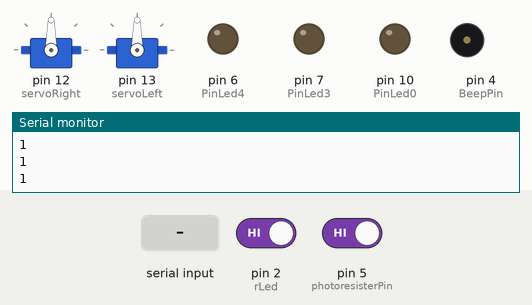
Simulated run of this sketch. Board: Arduino Uno, built with avr-gcc and run on an emulated ATmega328P. Parts: 2 × servo, output pins drawn as LEDs (lit = HIGH), buzzer (waves = sounding), the last lines printed to the serial monitor. The test bench sets the inputs (shaded band); at power-on: pin 5 (photoresisterPin) HIGH, pin 2 (rLed) HIGH.

Above: at 1.2 s.
1.3 s: "B" received over the second serial link
At 2.4 s:
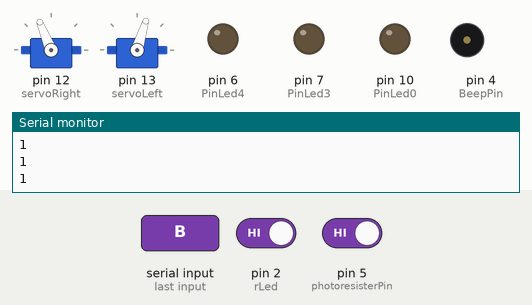
2.8 s: "F" received over the second serial link
At 3.6 s:
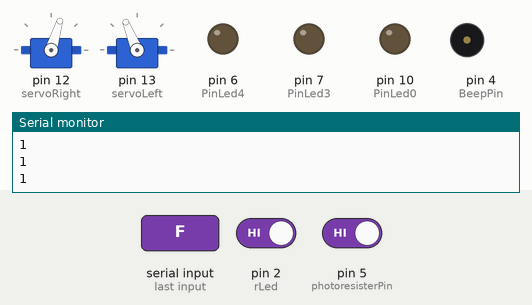
4.3 s: pin 5 (photoresisterPin) driven LOW
At 4.8 s:
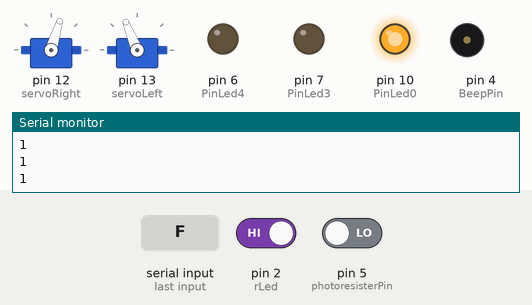
5.8 s: pin 2 (rLed) driven LOW
At 7.1 s:
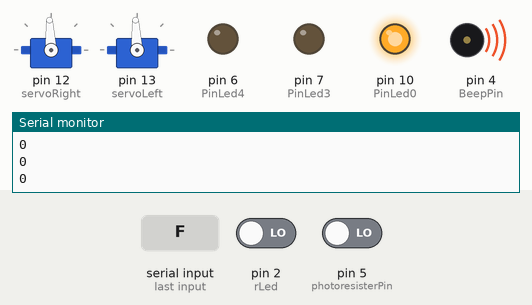
7.4 s: "L" received over the second serial link
At 8.7 s:
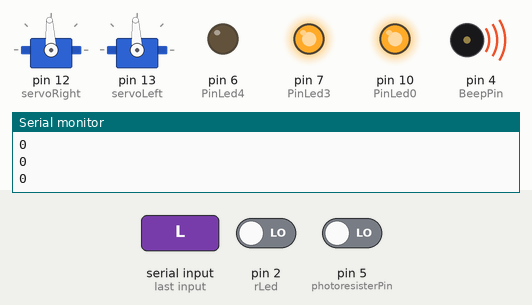
9.0 s: "R" received over the second serial link
At 10.0 s:
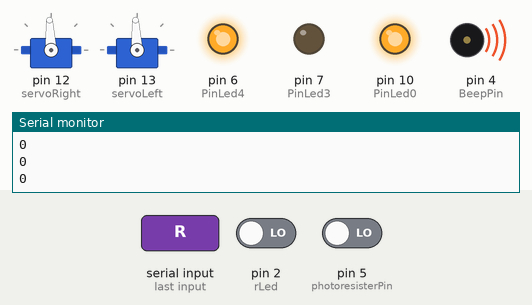
Timing chart, 0 to 11.6 s (numbered marks = the images above; inputs shaded):
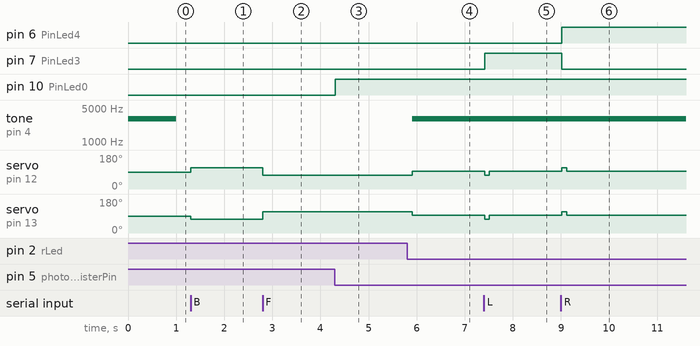

The sketch:

Car_arduino.ino
```cpp
#include<Servo.h>               //引用Servo Libary
#include <SoftwareSerial.h>     //引用藍芽相關 Libary
Servo servoRight;               //定義伺服馬達右邊輪子
Servo servoLeft;                //定義伺服馬達左邊輪子
SoftwareSerial BT(8, 9);        //接收腳(RX), 傳送腳(TX)
char val;                       //設定字元，用於接收資料的變數
int PinLed0=10;                 //設定前LED腳位
int PinLed3=7;                  //設定左後LED腳位
int PinLed4=6;                  //設定右後LED腳位
int photoresisterPin=5;         //設定光敏電阻腳位
int light_on;					//光敏電阻控制LED
int light_press=1;				//開關LED
int rLed=2;						//設定紅外線腳位
int BeepPin=4;                  //設定蜂鳴器腳位


void setup()
{
  servoRight.attach(12);            //右輪連結servo的12腳
  servoLeft.attach(13);             //左輪連結servo的13腳
  Serial.begin(9600);               //設定鮑率為9600
  BT.begin(9600);                  	//設定藍牙模組的連線速率
  pinMode(PinLed0,OUTPUT);         	//設定前LED輸出腳位
  pinMode(PinLed3,OUTPUT);         	//設定左後LED輸出腳位
  pinMode(PinLed4,OUTPUT);         	//設定右後LED輸出腳位
  pinMode(photoresisterPin,INPUT); 	//設定光敏電阻
  pinMode(2,INPUT);                	//設定redLED
  pinMode(4,OUTPUT);               	//設定蜂鳴器
  tone(BeepPin,3000,1000);         	//tone(腳位,頻率,時間)
}

void loop()
  {
    //LED
    light_on = digitalRead(photoresisterPin);	//由光敏電阻感測是否開燈

    if (light_press==1)
      {
      if(light_on==0)                   //前方LED燈開
        digitalWrite(PinLed0,HIGH);
      else if(light_on==1)              //前方LED燈關
           digitalWrite(PinLed0,LOW);
      }
    else
      digitalWrite(PinLed0,HIGH);

    //紅外線感應
    int irLed = digitalRead(rLed);	//紅外線感應偵測到物體會輸出0，
    Serial.println(irLed);			//未偵測到物體會輸出1
    delay(100);
    //蜂鳴器
    if (irLed==0)			  //當紅外線感應器輸出值為0時，代表接近物體，
    {						  //因此使蜂鳴器發出聲音
      tone(BeepPin,3000,500);
      bestop();
    }
    //偵測到藍芽
    if (BT.available())
    {
      val = BT.read();        //讀取藍芽的值
      Serial.println(val);    //顯示藍芽的值

		//控制車子方向
		if(val=='B')				//前進
		{
		  Serial.println("Forward");	//在模擬時顯示出"Forward"字串
		  forward();
		}
		else if(val=='F')			//後退
		{
		  Serial.println("Backward");	//在模擬時顯示出"Backward"字串
		  backWard();
		}
		else if(val=='L')			//左前轉
		{
		  Serial.println("Left");		//在模擬時顯示出"Left"字串
		  turnLeft();
		  digitalWrite(PinLed3,HIGH);	//使左後LED亮
		  digitalWrite(PinLed4,LOW);	//使右後LED暗
		}
		else if(val=='R')			//右前轉
		{
		  Serial.println("Right");		//在模擬時顯示出"Right"字串
		  turnRight();
		  digitalWrite(PinLed3,LOW);	//使左後LED暗
		  digitalWrite(PinLed4,HIGH);	//使右後LED亮
		}
		else if(val=='I')			//原地右轉
		{
		  Serial.println("RightUp");	//在模擬時顯示出"RightUp"字串
		  turnRightUp();
		  digitalWrite(PinLed3,LOW);	//使左後LED暗
		  digitalWrite(PinLed4,HIGH);	//使右後LED亮
		}
		else if(val=='G')			//原地左轉
		{
		  Serial.println("LeftUp");		//在模擬時顯示出"LeftUp"字串
		  turnLeftUp();
		  digitalWrite(PinLed3,HIGH);	//使左後LED亮
		  digitalWrite(PinLed4,LOW);	//使右後LED暗
		}
		else if(val=='J')			//右後轉
		{
		  Serial.println("RightDown");	//在模擬時顯示出"RightDown"字串
		  turnRightDown();
		}
		else if(val=='H')			//左後轉
		{
		  Serial.println("LeftDown");	//在模擬時顯示出"LeftDown"字串
		  turnLeftDown();
		}
		else						//停止
		{
		  bestop();
		  digitalWrite(PinLed3,LOW);
		  digitalWrite(PinLed4,LOW);
		}
    }
  }
//紅外線
int irDetect(int irLedPin,int irReceiverPin,long frequency)
{
  tone(irLedPin,frequency,8);
  delay(10);
  int ir=digitalRead(irReceiverPin);
  delay(10);
  return ir;
}
//方向	透過給予不同頻率使輪子轉動方向、速度不同
int forward(){                          //前進
  servoRight.writeMicroseconds(1700);
  servoLeft.writeMicroseconds(1300);
}
int turnLeft(){                         //左
  servoRight.writeMicroseconds(1300);
  servoLeft.writeMicroseconds(1300);
}
int turnLeftUp(){                       //左上
  servoRight.writeMicroseconds(1500);
  servoLeft.writeMicroseconds(1300);
}
int turnLeftDown(){                     //左下
  servoRight.writeMicroseconds(1500);
  servoLeft.writeMicroseconds(1700);
}
int turnRight(){                        //右
  servoRight.writeMicroseconds(1700);
  servoLeft.writeMicroseconds(1700);
}
int turnRightUp(){                      //右上
  servoRight.writeMicroseconds(1700);
  servoLeft.writeMicroseconds(1500);
}
int turnRightDown(){                    //右下
  servoRight.writeMicroseconds(1300);
  servoLeft.writeMicroseconds(1500);
}
int backWard(){                         //後退
  servoRight.writeMicroseconds(1300);
  servoLeft.writeMicroseconds(1700);
}
int bestop(){                           //停止
  servoRight.writeMicroseconds(1500);
  servoLeft.writeMicroseconds(1500);
}
```

Measured:
- after the input at 1.3 s, servo on pin 12 (servoRight): 90° → 112° at once; servo on pin 13 (servoLeft): 90° → 73° at once
- after the input at 2.8 s, servo on pin 12 (servoRight): 112° → 73° at once; servo on pin 13 (servoLeft): 73° → 112° at once
- after the input at 4.3 s, pin 10 (PinLed0): LOW → HIGH at once
- after the input at 5.8 s, tone on pin 4 (BeepPin): silent → 3000 Hz after 0.11 s; servo on pin 12 (servoRight): 73° → 93° after 0.11 s; servo on pin 13 (servoLeft): 112° → 93° after 0.11 s
- after the input at 7.4 s, pin 7 (PinLed3): LOW → HIGH at once; servo on pin 12 (servoRight), servo on pin 13 (servoLeft): 93° → 73° at once, → 93° 0.10 s later
- after the input at 9.0 s, pin 6 (PinLed4): LOW → HIGH at once; pin 7 (PinLed3): HIGH → LOW at once; servo on pin 12 (servoRight), servo on pin 13 (servoLeft): 93° → 112° at once, → 93° 0.10 s later
